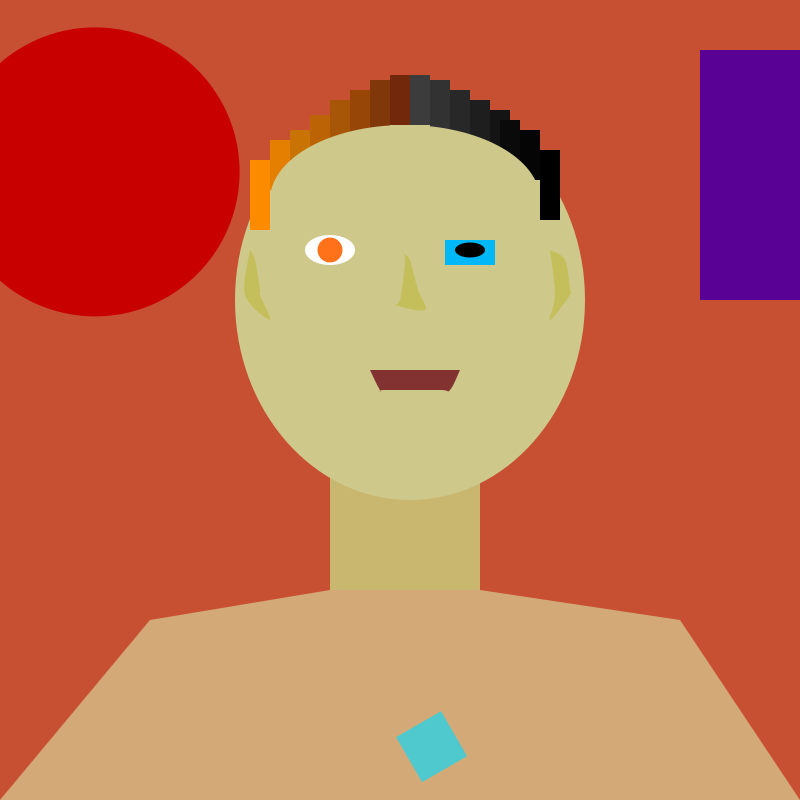
Frame 1 (no input)
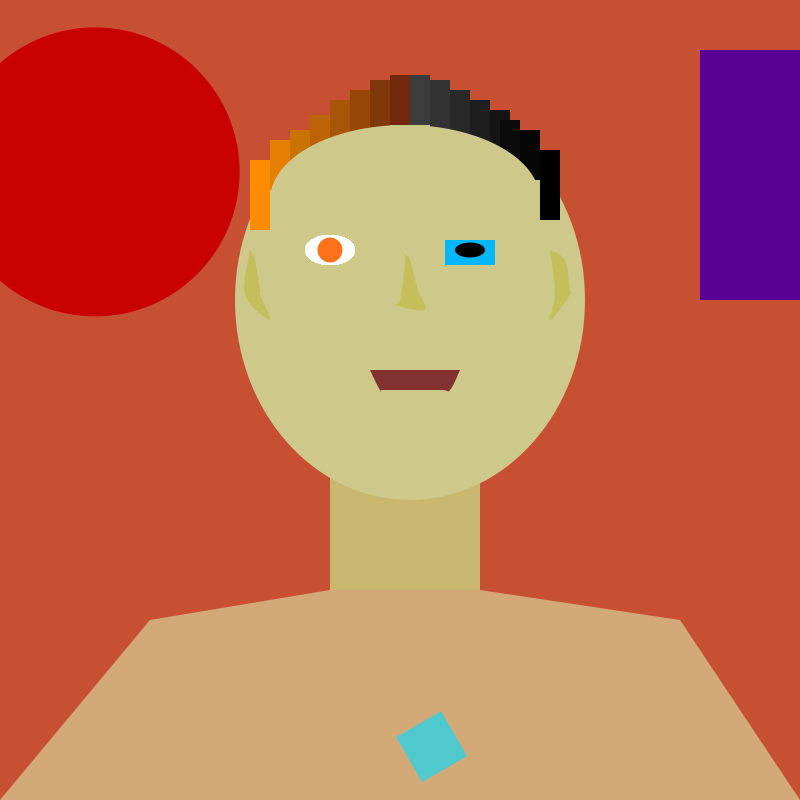
Frame 60 (the mouse pressed at the canvas centre just before this capture)
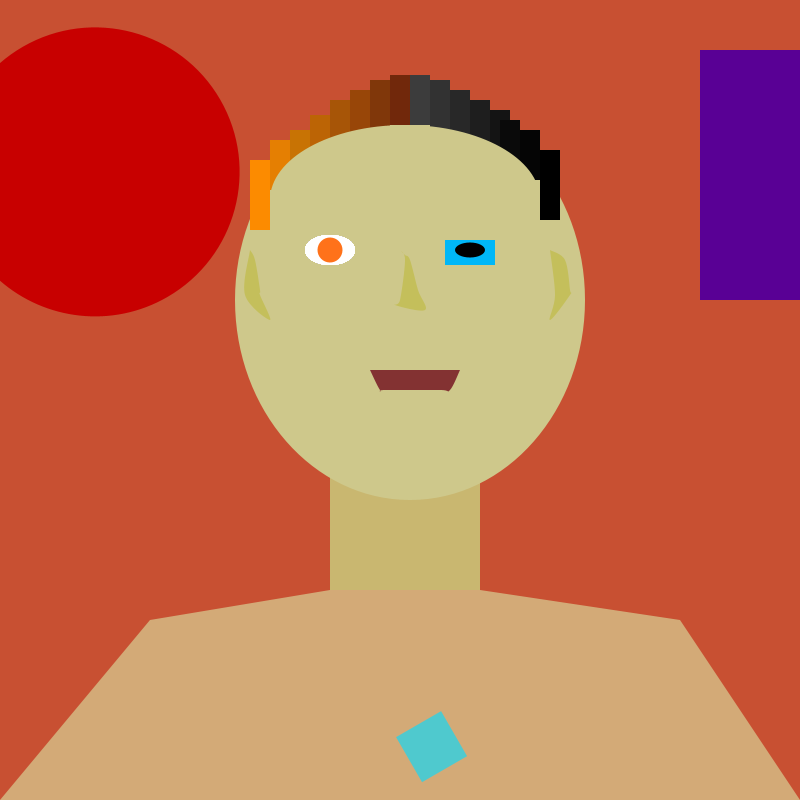
Frame 120 (the mouse held since frame 60 and released just before this capture)

The Processing sketch that drew these frames (run headless with seeded random() and noise(); from frame 60 on, the mouse is pressed at the canvas centre):

// Processing sketch: processing_86556
// ── processing_86556.pde

float i = 0;

void draw (){
 
  noStroke();
  smooth();
  fill(255);
  ellipse (330,250,50,30);
  
  i = i + 0.1;
   
  pushMatrix();
  translate(330,250);
  smooth();
  fill(255,114,26);
  rotate(i);
  ellipse(0,0,25,25);
  popMatrix();
   
   
  noStroke();
  smooth();
  fill(0, 183, 247, 255);
  rect (445,240,50,25);
   
  fill (0);
  noStroke();
  smooth();
  ellipse(470,250,30,15);
   
  fill (89,0,149);
  noStroke();
  smooth();
  rect (700,50,250,250);
 
  
}
 
 
 
 
 
void setup (){
 
background(200,80,50);
size(800,800);
 
fill(201,183,112);
noStroke();
beginShape();
vertex(330,470);
vertex(480,470);
vertex(480,590);
vertex(330,590);
endShape();
 
fill(211,170,119);
beginShape();
vertex(0,800);
vertex(150,620);
vertex(330,590);
vertex(480,590);
vertex(680,620);
vertex(800,800);
endShape();
 
fill(206,200,139);
noStroke();
smooth();
ellipse(410,300,350,400);
 
fill(252, 139, 0);
noStroke();
rect(250,160,20,70);
 
fill(229, 127, 2);
noStroke();
rect(270,140,20,50);
 
fill(200, 115, 4);
noStroke();
rect(290,130,20,50);
 
fill(188,100,5);
noStroke();
rect(310,115,20,50);
 
fill(167,85,7);
noStroke();
rect(330,100,20,50);
 
fill(152,70,8);
noStroke();
rect(350,90,20,50);
 
fill(128,55,10);
noStroke();
rect (370,80,20,50);
 
fill(113,40,11);
noStroke();
rect(390,75,20,50);
 
fill(60);
noStroke();
rect(410,75,20,50);
 
fill(50);
noStroke();
rect(430,80,20,50);
 
fill(40);
noStroke();
rect(450,90,20,50);
 
fill(30);
noStroke();
rect(470,100,20,50);
 
fill(20);
noStroke();
rect(490,110,20,50);
 
fill(10);
noStroke();
rect(500,120,20,50);
 
fill(5);
noStroke();
rect(520,130,20,50);
 
fill(0);
noStroke();
rect(540,150,20,70);
 
fill(206,200,139);
noStroke();
smooth();
ellipse(405,200,270,150);
 
 
 
 
fill(196,191,91);
beginShape();
curveVertex(400,250);
curveVertex(400,250);
curveVertex(405,260);
curveVertex(400,300);
curveVertex(395,305);
curveVertex(425,310);
curveVertex(418,290);
curveVertex(410,260);
curveVertex(405,255);
curveVertex(400,250);
curveVertex(400,250);
endShape();
 
fill(196,191,91);
beginShape();
curveVertex(250,250);
curveVertex(250,250);
curveVertex(255,260);
curveVertex(260,290);
curveVertex(260,295);
curveVertex(270,320);
curveVertex(245,295);
curveVertex(250,250);
curveVertex(250,250);
endShape();
 
beginShape();
curveVertex(550,250);
curveVertex(550,250);
curveVertex(565,260);
curveVertex(570,290);
curveVertex(570,295);
curveVertex(550,320);
curveVertex(555,295);
curveVertex(550,250);
curveVertex(550,250);
endShape();
 
fill(131,50,50);
beginShape();
curveVertex(370,370);
curveVertex(370,370);
curveVertex(380,390);
curveVertex(385,390);
curveVertex(440,390);
curveVertex(450,390);
curveVertex(460,370);
curveVertex(460,370);
endShape();
 
 
fill(200,0,0);
translate(width/2, height/2);
rotate(PI/3.0);
ellipse(-350, 150, 289, 289);
 
fill(79,201,206);
translate(width/2, height/2);
rotate(TWO_PI);
rect(-110,-280, 52, 52);
 

 

 
}
